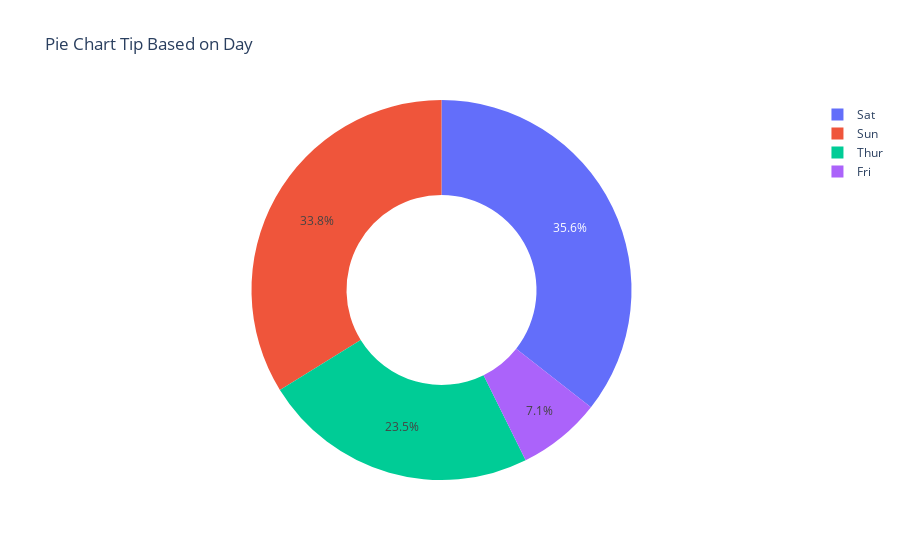

Source (notebook cell):
### Code cell
figure = px.pie(data_frame=data,values="tip",names="day",title="Pie Chart Tip Based on Day",hole=0.5)
figure.show()

### Figure 1 — Plotly figure (JSON) as saved in the notebook; plotly's stock layout.template omitted (floating-point values rounded to 4 significant figures; data arrays with more than 128 entries replaced by an {"elided": "..."} marker saying what was removed)
{"data": [{"domain": {"x": [0, 1], "y": [0, 1]}, "hole": 0.5, "hovertemplate": "day=%{label}<br>tip=%{value}<extra></extra>", "labels": {"elided": "244 str values"}, "legendgroup": "", "name": "", "showlegend": true, "type": "pie", "values": {"elided": "244 float values"}}], "layout": {"legend": {"tracegroupgap": 0}, "title": {"text": "Pie Chart Tip Based on Day"}}}
